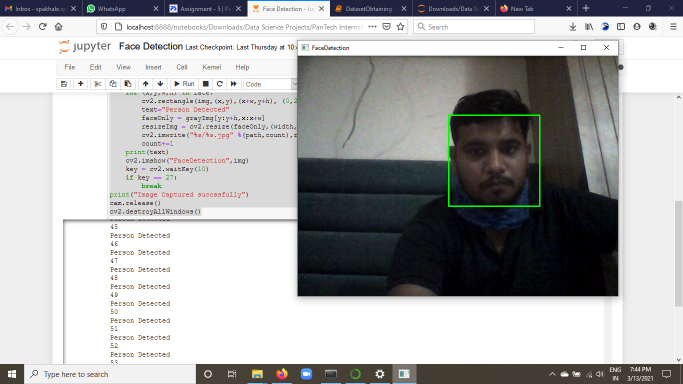
#> input picture OpenCV/4. FaceDetection/FaceDetection.png, 1366 x 768 px, given in place of the camera (shown at 1/2 size)
$ jupyter execute 'Face Detection.ipynb'   (shell and % lines are left out)
#> lines starting #> are read from the running program, lines starting #| are printed output that depends on the picture; after the words box and inside, x2 and y2 are one past the last pixel; in counts of white or black regions, pixels touching at a corner belong together
[cell 1]
import cv2
import os

[cell 2]
dataset = "Dataset"
name = "Images"

path = os.path.join(dataset,name)
if not os.path.isdir(path):
    os.mkdir(path)

(width,height) = (130,100)
alg = "haarcascade_frontalface_default.xml"
haar_cascade = cv2.CascadeClassifier(alg)
cam = cv2.VideoCapture(0)

count = 1
while True:

    print(count)
    _,img = cam.read()
#> img is the input picture: shape (768, 1366, 3); mean B, G, R 173.5, 173.3, 172.6
    text="No Person Detected"
    grayImg = cv2.cvtColor(img,cv2.COLOR_BGR2GRAY)
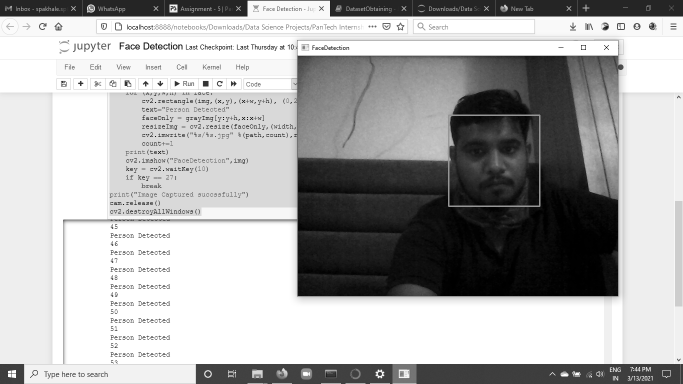
#> grayImg: shape (768, 1366) (shown at 1/2 size); min 0, max 255, mean 173.1
    face = haar_cascade.detectMultiScale(grayImg,1.3,4)
#> face = [[899, 233, 177, 177]]
    for (x,y,w,h) in face:
        cv2.rectangle(img,(x,y),(x+w,y+h), (0,255,0),2)
        text="Person Detected"
        faceOnly = grayImg[y:y+h,x:x+w]
        resizeImg = cv2.resize(faceOnly,(width,height))
        cv2.imwrite("%s/%s.jpg" %(path,count),resizeImg)
        count+=1
#> this loop made 1 pass
#> (x, y, w, h, text, count) on pass 1: (899, 233, 177, 177, 'Person Detected', 2)
#> pass 1, `faceOnly = grayImg[y:y+h,x:x+w]`:
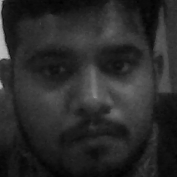
#> faceOnly: shape (177, 177); min 1, max 196, mean 41.8
#> pass 1, `resizeImg = cv2.resize(faceOnly,(width,height))`:
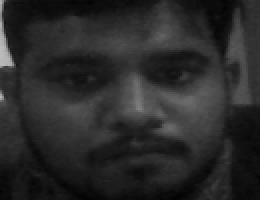
#> resizeImg: shape (100, 130) (shown 2 times larger); min 2, max 188, mean 41.7
#> after the loop:
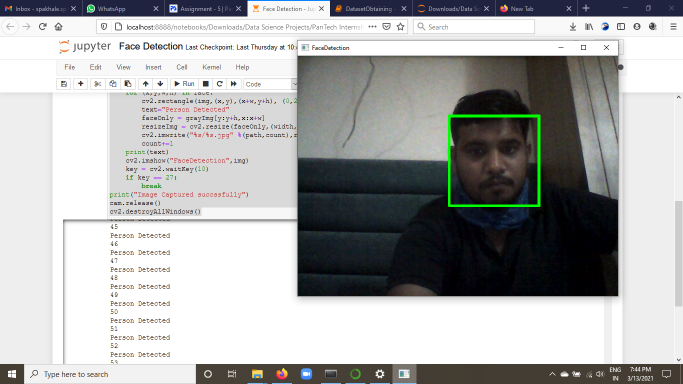
#> img: shape (768, 1366, 3) (shown at 1/2 size); 0.17% of pixels changed, all inside (x1, y1, x2, y2) = (899, 232, 1078, 411)
#> after the loop, count = 2
    print(text)
#| Person Detected
    cv2.imshow("FaceDetection",img)
    key = cv2.waitKey(10)
#> (key Esc is pressed here)
    if key == 27:
        break
print("Image Captured succssfully")
cam.release()
cv2.destroyAllWindows()
